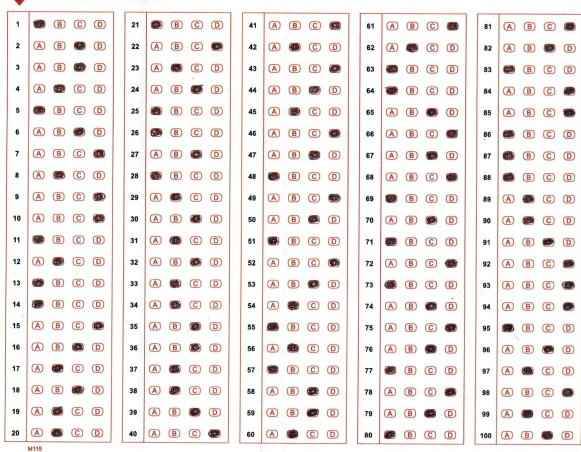
#> input picture sample_omrs/omr_sheet2.jpg, 1161 x 903 px (shown at 1/2 size)
$ python omr_detector.py
#> lines starting #> are read from the running program, lines starting #| are printed output that depends on the picture; after the words box and inside, x2 and y2 are one past the last pixel; in counts of white or black regions, pixels touching at a corner belong together
import cv2
import numpy as np
import json


def get_contours(edged):
    contours, _ = cv2.findContours(edged, cv2.RETR_LIST, cv2.CHAIN_APPROX_SIMPLE)

    contours = sorted(contours, key=cv2.contourArea, reverse=True)

    for cnt in contours:
        area = cv2.contourArea(cnt)

        if area < 100000:
            continue

        peri = cv2.arcLength(cnt, True)
        approx = cv2.approxPolyDP(cnt, 0.02 * peri, True)

        if len(approx) == 4:
            return approx

    return None


def reorder(points):
    points = points.reshape((4, 2))
    new_points = np.zeros((4, 1, 2), dtype=np.int32)

    add = points.sum(1)
    new_points[0] = points[np.argmin(add)]
    new_points[3] = points[np.argmax(add)]

    diff = np.diff(points, axis=1)
    new_points[1] = points[np.argmin(diff)]
    new_points[2] = points[np.argmax(diff)]

    return new_points


def warp_image(image, points):
    points = reorder(points)

    pts1 = np.float32(points)
    pts2 = np.float32([[0, 0], [800, 0], [0, 1200], [800, 1200]])

    matrix = cv2.getPerspectiveTransform(pts1, pts2)
    warped = cv2.warpPerspective(image, matrix, (800, 1200))

    return warped

def manual_crop_column(col_img):
    h, w = col_img.shape[:2]

    TOP_MARGIN = 0
    BOTTOM_MARGIN = 0
    LEFT_MARGIN = 50
    RIGHT_MARGIN = 0

    cropped = col_img[TOP_MARGIN:h - BOTTOM_MARGIN,
                      LEFT_MARGIN:w - RIGHT_MARGIN]


    top_crop = int(h * 0.03)
    bubble_area = cropped[top_crop:h, :]

    return bubble_area


def preprocess_and_warp(image_path):
#> called with image_path = 'sample_omrs/omr_sheet2.jpg'
    image = cv2.imread(image_path)
#> image is the input picture: shape (903, 1161, 3); mean B, G, R 230.4, 232.5, 238.5
    if image is None:
        print("Error: Image not found. Check the file path!")
        return None

    image = cv2.resize(image, (800, 1200))
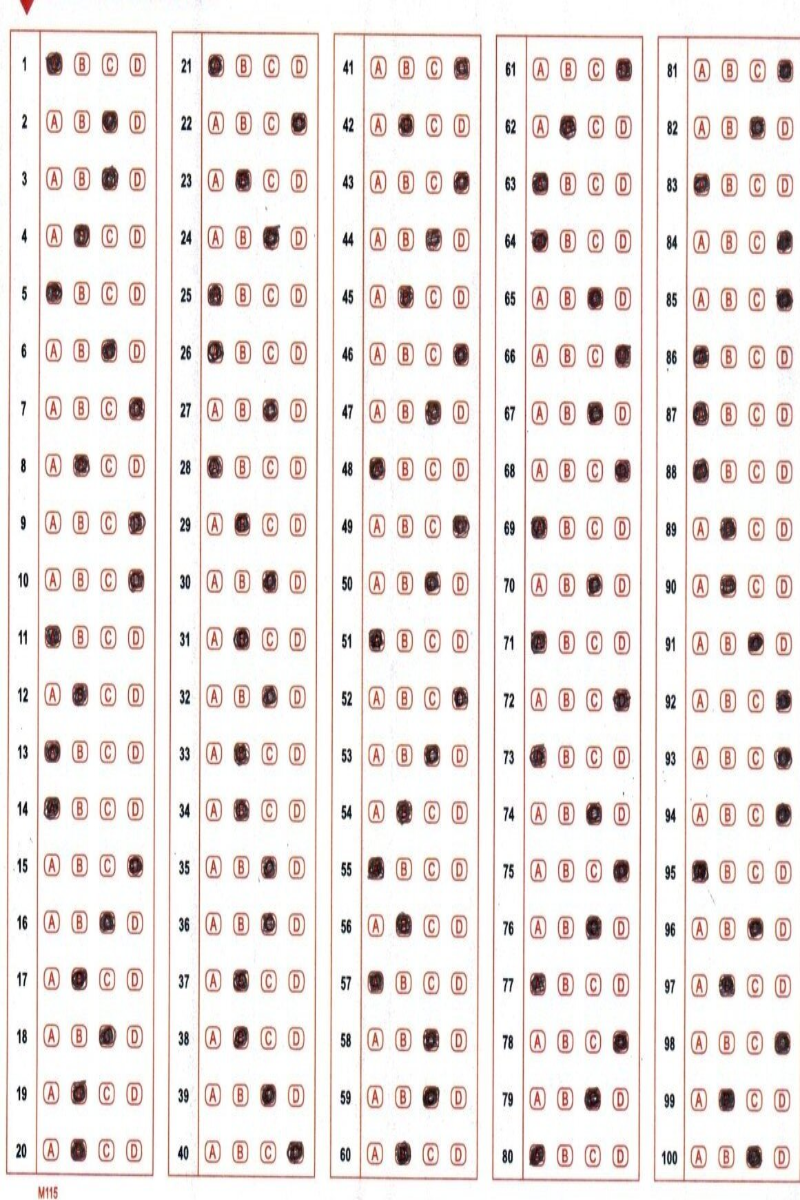
#> image: shape (1200, 800, 3); mean B, G, R 230.3, 232.4, 238.4

    gray = cv2.cvtColor(image, cv2.COLOR_BGR2GRAY)
    blur = cv2.GaussianBlur(gray, (5, 5), 0)
    edged = cv2.Canny(blur, 50, 150)
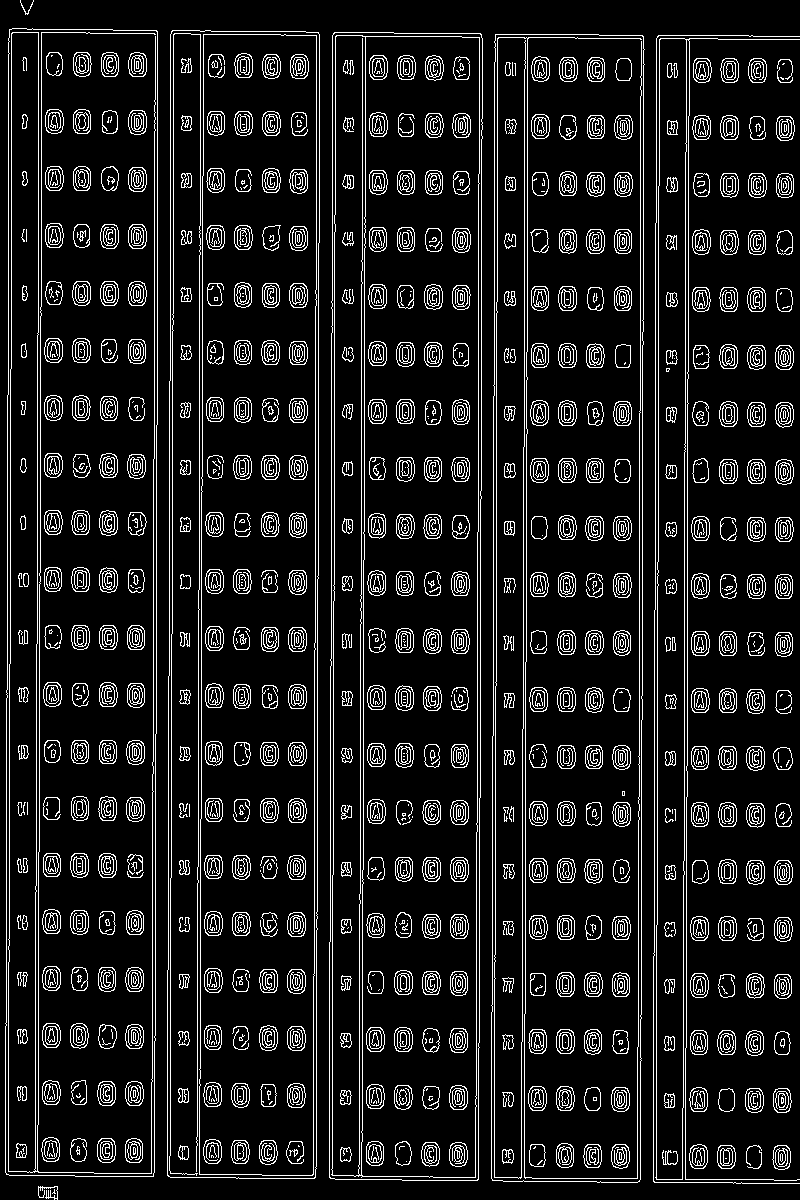
#> edged: shape (1200, 800); 10.8% white in thin lines or dots

    contour = get_contours(edged)
#> in get_contours, `contours, _ = cv2.findContours(edged, cv2.RETR_LIST, cv2.CHAIN_APPROX_..`: contours = 2517 contours, 947 with area under 20; largest, box (x1, y1, x2, y2) and area: (329, 32, 483, 1181) 171375, (329, 32, 483, 1181) 171369, (5, 28, 158, 1177) 170870, (5, 28, 158, 1177) 170866, (491, 34, 645, 1183) 170789
#> the loop in get_contours, `for cnt in contours:` made 1 pass
#> (area, peri, approx) on pass 1: (171375, 2600.1, [[334, 32], [329, 1177], [477, 1180], [482, 38]])
#> contour = [[334, 32], [329, 1177], [477, 1180], [482, 38]]

    if contour is None:
        # print("Could not detect the OMR sheet. Using full image.")
        return image

    area = cv2.contourArea(contour)
#> area = 169260.5


    if area < 300000:
        # print("Detected area is too small. Image may not be clear. Using full image.")
        return image

    return warp_image(image, contour)


def split_into_columns(bubble_only, num_cols = 5):
#> called with num_cols = 5
    h, w = bubble_only.shape[:2]
#> h = 1200; w = 800


    col_width = w // num_cols
#> col_width = 160

    columns = []

    for i in range(num_cols):
        x1 = i * col_width
        x2 = (i + 1) * col_width

        col = bubble_only[:, x1:x2]
        columns.append(col)
#> this loop made 5 passes
#> pass 3, in split_into_columns, `col = bubble_only[:, x1:x2]`:
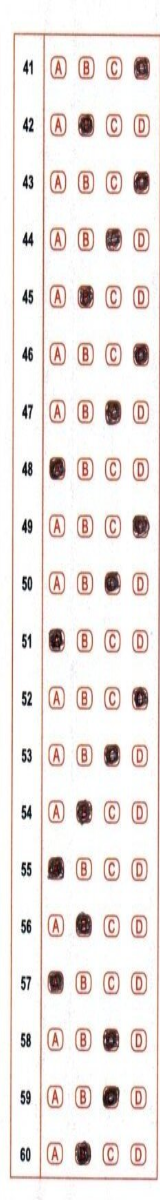
#> col: shape (1200, 160, 3); mean B, G, R 230, 232.4, 238.4
#> after the loop, columns = 5 items

    return columns


def get_threshold(cropped):
    gray = cv2.cvtColor(cropped, cv2.COLOR_BGR2GRAY)

    thresh = cv2.adaptiveThreshold(
        gray, 255,
        cv2.ADAPTIVE_THRESH_MEAN_C,
        cv2.THRESH_BINARY_INV,
        21, 2
    )

    return thresh


def detect_rows(thresh):
    row_sum = np.sum(thresh, axis=1)
    row_sum = row_sum / np.max(row_sum)

    rows = []
    in_row = False

    for i in range(len(row_sum)):
        if row_sum[i] > 0.2 and not in_row:
            start = i
            in_row = True
        elif row_sum[i] < 0.2 and in_row:
            end = i
            rows.append((start, end))
            in_row = False

    merged = []
    min_gap = 5

    for row in rows:
        if not merged:
            merged.append(list(row))
            continue

        prev = merged[-1]
        gap = row[0] - prev[1]

        if 0 < gap < min_gap:
            prev[1] = row[1]
        else:
            merged.append(list(row))

    final_rows = []
    for (s, e) in merged:
        if (e - s) > 15:
            final_rows.append((s, e))

    return sorted(final_rows, key=lambda x: x[0])


def detect_answers(thresh, rows):
    answers = []

    for q_idx, (start, end) in enumerate(rows):
        row_img = thresh[start:end, :]

        h, w = row_img.shape
        option_width = w // 4

        scores = []

        for i in range(4):
            x1 = i * option_width
            x2 = (i + 1) * option_width

            option = row_img[:, x1:x2]
            total = cv2.countNonZero(option)
            scores.append(total)

        answers.append(np.argmax(scores))

    return answers


def process_column(col_img, c_indx):
    thresh = get_threshold(col_img)
    rows = detect_rows(thresh)
    answers = detect_answers(thresh, rows)
    return answers


def main():
    warped = preprocess_and_warp("sample_omrs/omr_sheet2.jpg")
    # cv2.imshow("wrapped_show", warped)
    # cv2.imwrite("wrapped.png", warped)
    columns = split_into_columns(warped)
#> columns = 5 items

    all_answers = []

    for i, col in enumerate(columns):

        # cv2.imshow(f"CR {i+1}", cv2.resize(col, (200, 600)))
        # cv2.imwrite(f"before_crop-{i+1}.png", col)
        cleaned_col = manual_crop_column(col)

        # cv2.imshow(f"R {i+1}", cv2.resize(cleaned_col, (200, 600)))
        # cv2.imwrite(f"after_crop-{i+1}.png", cleaned_col)

        answers = process_column(cleaned_col, i+1)
        all_answers.extend(answers)
#> this loop made 5 passes
#> answers on passes 1 to 5: [0, 2, 2, 1, 0, 2, 3, 1, 3, 3, 0, 1, 0, 0, 3, 2, 1, 2, 1, 1], [0, 3, 1, 2, 0, 0, 2, 0, 1, 2, 1, 2, 1, 1, 2, 2, 1, 1, 2, 3], [3, 1, 3, 2, 1, 3, 2, 0, 3, 2, 0, 3, 2, 1, 0, 1, 0, 2, 2, 1], [3, 1, 0, 0, 2, 3, 2, 3, 0, 2, 0, 3, 0, 2, 3, 2, 0, 3, 2, 0], [3, 2, 0, 3, 3, 0, 0, 0, 1, 1, 2, 3, 3, 3, 0, 2, 1, 3, 1, 2]
#> pass 1, in manual_crop_column, `cropped = col_img[TOP_MARGIN:h - BOTTOM_MARGIN, LEFT_MARGIN:w - RIGHT_..`:
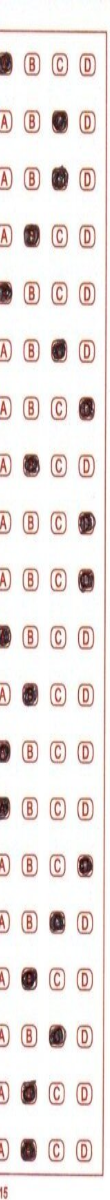
#> cropped: shape (1200, 110, 3); mean B, G, R 228.9, 231.1, 238
#> pass 1, in get_threshold, `gray = cv2.cvtColor(cropped, cv2.COLOR_BGR2GRAY)`:
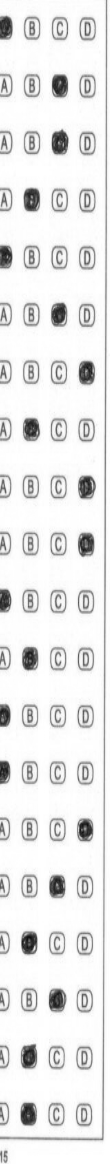
#> gray: shape (1164, 110); min 15, max 255, mean 232.6
#> pass 1, in get_threshold, `thresh = cv2.adaptiveThreshold( gray, 255, cv2.ADAPTIVE_THRESH_MEAN_C,..`:
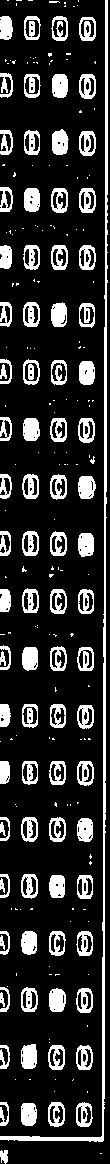
#> thresh: shape (1164, 110); 18.5% white; 228 white regions (138 under 20 px), largest, box (x1, y1, x2, y2) and area: (0, 0, 108, 1142) 3473, (52, 129, 69, 155) 351, (21, 1044, 37, 1069) 346
#> after the loop:
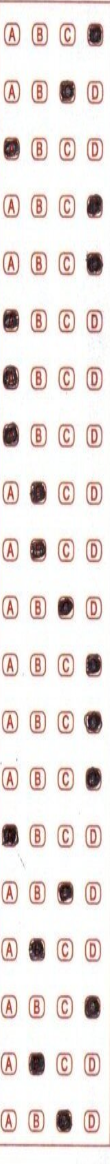
#> cleaned_col: shape (1164, 110, 3); mean B, G, R 227.8, 230.2, 237
#> after the loop, all_answers = 100 values, max 3 at index 6, min 0 at index 0, mean 1.51

    options = ['1', '2', '3', '4']
    final_answers = []
    for i, a in enumerate(all_answers, start=1):
        if a >= 0:
            final_answers.append(f"{i}-{options[a]}")
        else:
            final_answers.append(f"{i}-unknown")
#> this loop made 100 passes
#> a on passes 1 to 12: 0, 2, 2, 1, 0, 2, 3, 1, 3, 3, 0, 1
#> after the loop, final_answers = 100 items, first 6: '1-1', '2-3', '3-3', '4-2', '5-1', '6-3'

    print("Total questions detected:", len(final_answers))
#| Total questions detected: 100
    print("Final Answers:")
    print(final_answers)
#> (printed output is left out)

    # cv2.waitKey(0)
    # cv2.destroyAllWindows()


if __name__ == "__main__":
    main()

$ run again, with sample_omrs/omr_sheet.jpg copied over sample_omrs/omr_sheet2.jpg
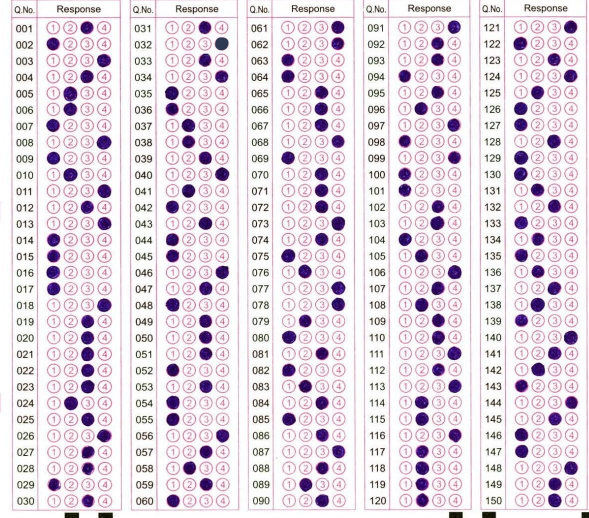
#> input picture sample_omrs/omr_sheet.jpg, 1177 x 1035 px (shown at 1/2 size)
#> in preprocess_and_warp, image is the input picture: shape (1035, 1177, 3); mean B, G, R 226, 216.7, 226.5
#> image: shape (1200, 800, 3)
#> in preprocess_and_warp, `edged = cv2.Canny(blur, 50, 150)`:
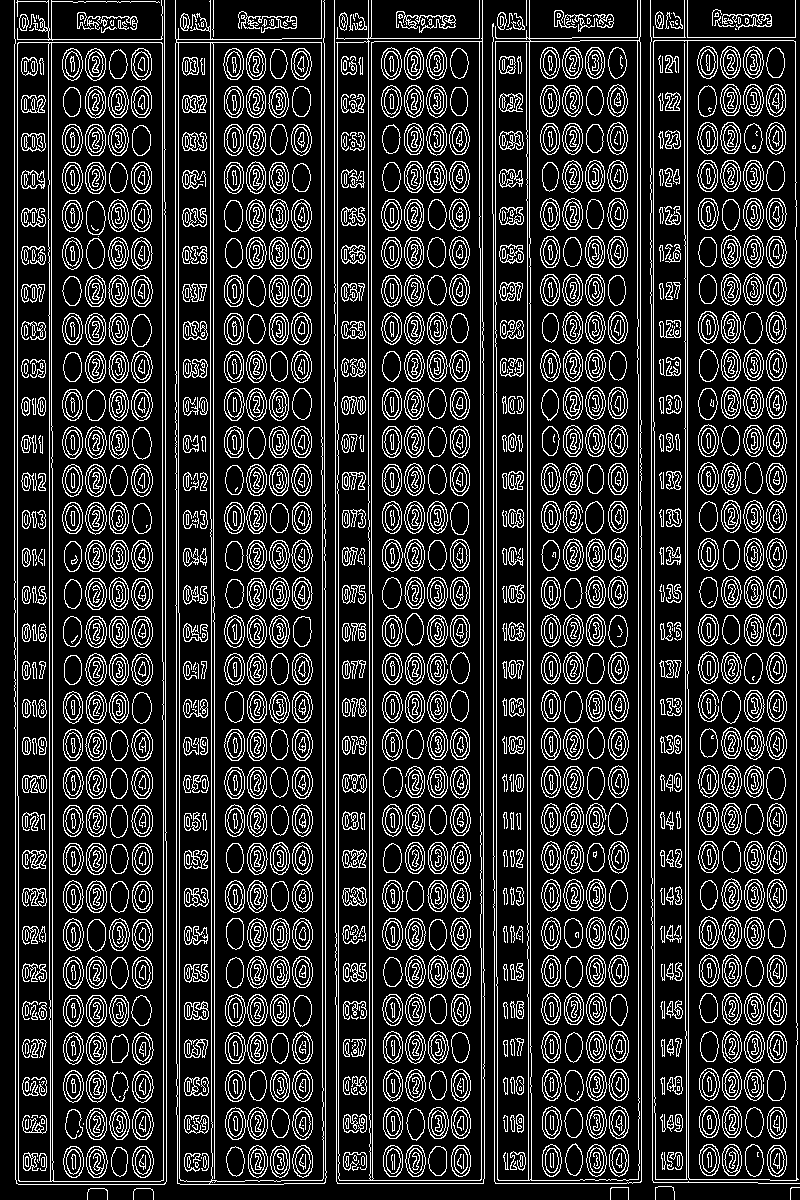
#> edged: shape (1200, 800); 18% white in thin lines or dots
#> contours = 4001 contours, 841 with area under 20; largest, box (x1, y1, x2, y2) and area: (175, 0, 327, 1185) 166282, (17, 42, 164, 1182) 165277, (492, 0, 642, 1184) 161572, (334, 0, 485, 1184) 158899, (210, 42, 324, 1182) 126465
#> the loop in get_contours, `for cnt in contours:` made 2 passes
#> (area, peri) on pass 1: (166282.5, 5880.5)
#> contour = [[18, 42], [18, 1180], [160, 1181], [162, 43]]
#> in preprocess_and_warp, `area = cv2.contourArea(contour)`: area = 162735
#> after the loop in split_into_columns, `for i in range(num_cols):`: columns = 5 items
#> the loop in main, `for i, col in enumerate(columns):  # cv2.imshow(f"CR {i+1}", cv2.resiz..` made 5 passes
#> after the loop in main, `for i, col in enumerate(columns):`:
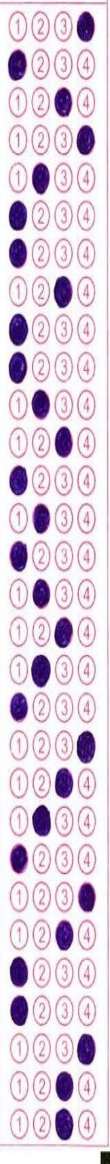
#> cleaned_col: shape (1164, 110, 3); mean B, G, R 223.8, 209.4, 222.8
#> after the loop in main, `for i, col in enumerate(columns):`: all_answers = 150 values, max 3 at index 2, min 0 at index 1, mean 1.48
#> the loop in main, `for i, a in enumerate(all_answers, start=1):` made 150 passes
#> a on passes 1 to 8: 2, 0, 3, 2, 1, 1, 0, 3
#> after the loop in main, `for i, a in enumerate(all_answers, start=1):`: final_answers = 150 items, first 6: '1-3', '2-1', '3-4', '4-3', '5-2', '6-2'
#| Total questions detected: 150
#> (printed output is left out)
